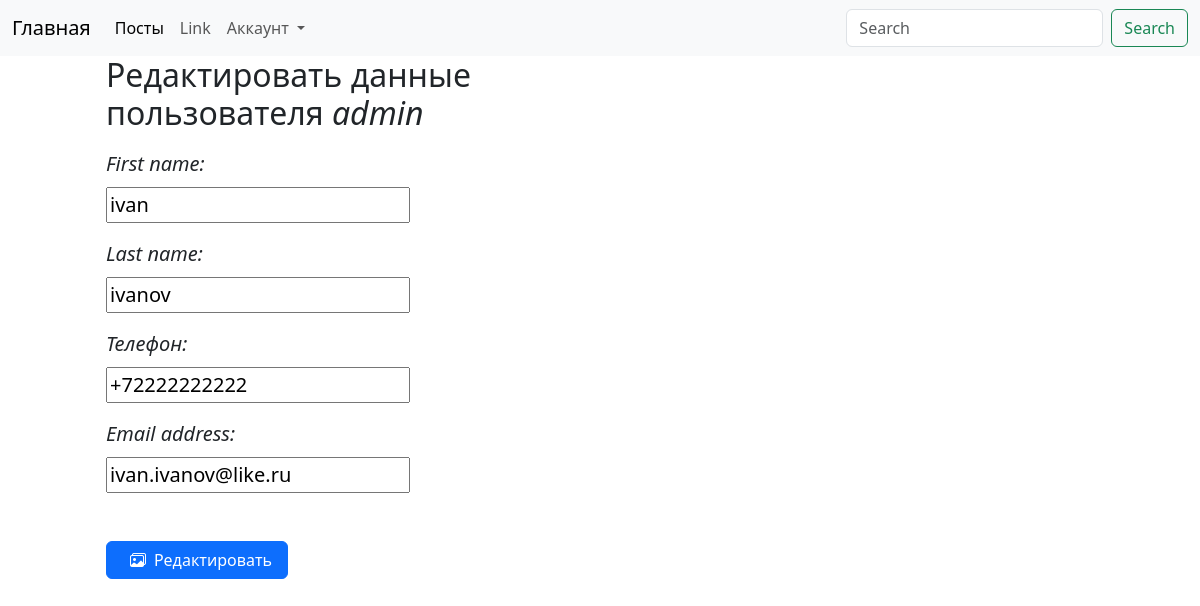
Page /users/user/2/edit/ (signed in) on the committed database.
### users/models.py (models this page shows)
class CustomUser(AbstractUser):
    phone = models.CharField(max_length=20, verbose_name="Телефон")
    city = models.CharField(max_length=100, verbose_name="Город")
    image = models.ImageField(upload_to="users/", null=True, verbose_name="Изображение")

### users/views.py (the view)
# urls.py: path('user/<int:pk>/edit/', user_edit, name='user_edit'),
@login_required
def user_edit(request, pk):
    post = get_object_or_404(CustomUser, pk=pk)  # получить объект по ключу
    if request.method == 'POST':
        form = UserRegistrationForm(data=request.POST, instance=post)
        if form.is_valid():
            form.save()
            return user_detail(request, pk=pk)
    else:
        form = UserRegistrationForm(instance=post)
    context = {
            'form': form,
            'title': 'Редактировать данные пользователя'
        }
    return render(request, template_name='users/user_edit.html', context=context)

### users/forms.py (shortened to what this page needs)
class UserRegistrationForm(forms.ModelForm):
    password2 = forms.CharField(label='Повторите пароль',
                                widget=forms.PasswordInput)  # widget=forms.PasswordInput - скрытый ввод
    class Meta:
        model = User  # Установка связи между model и User
        fields = ('username', 'first_name', 'last_name', 'password', 'email', 'phone', 'city')

### users/templates/users/user_edit.html (shortened to what this page needs)
{% extends 'users/base.html' %}
{% block content %}
<div class="container">
<form class="row" method="post">
    <div class="col-6 mx-5">
        <h2 class="col-12 mb-2 mx-3">Редактировать данные пользователя <i>{{user.username}}</i></h2>
        <div class="mb-4 form-control-lg">
            <i><label class="form-label">{{form.first_name.label}}: </label></i>
            <p>{{form.first_name}}</p>
            <i><label class="form-label">{{form.last_name.label}}:</label></i>
            <p>{{form.last_name}}</p>
            <i><label class="form-label">{{form.phone.label}}:</label></i>
            <p>{{form.phone}}</p>
            <i><label class="form-label">{{form.email.label}}:</label></i>
            <p>{{form.email}}</p>
        </div>
        <button type="submit" class="btn btn-primary col-4 mb-2 mx-3"><i class="bi bi-images mx-2"></i>Редактировать</button>
    </div>
</form>
</div>
{% endblock content %}

### rows in the picture
CustomUser: username "admin", first_name "ivan", last_name "ivanov", phone "+72222222222", email "ivan.ivanov@like.ru"
